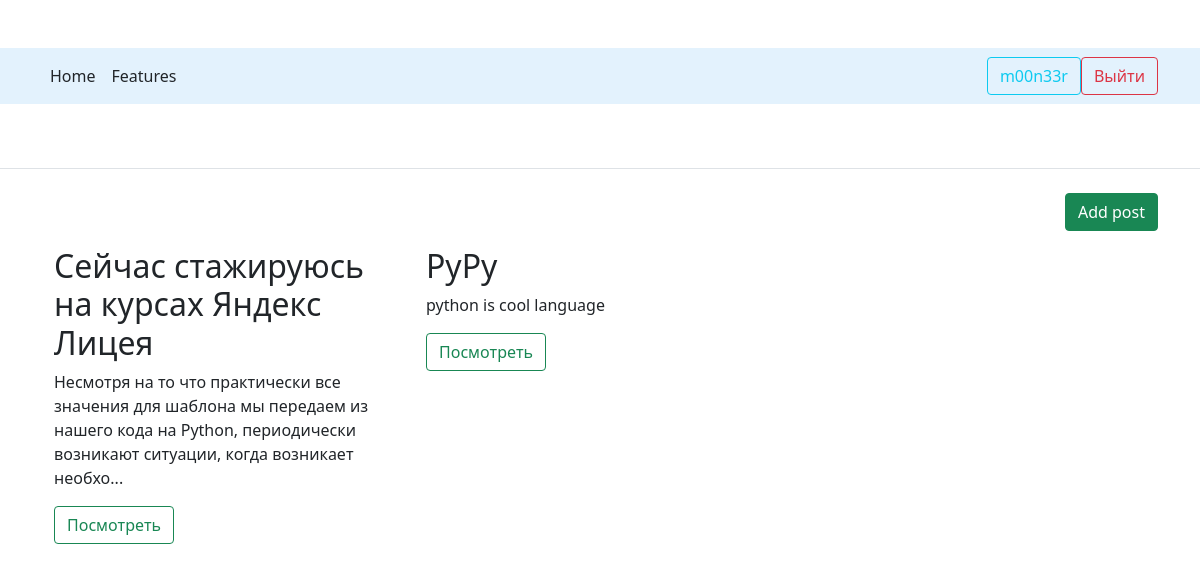
Screenshot of /home (signed in) with the database file from the repository.
### data/__all_models.py (models this page shows, shortened)
class User(SqlAlchemyBase, UserMixin):
    __tablename__ = 'users'
    id = sqlalchemy.Column(sqlalchemy.Integer, primary_key=True, autoincrement=True)
    name = sqlalchemy.Column(sqlalchemy.String, nullable=True)
    age = sqlalchemy.Column(sqlalchemy.Integer, nullable=True)
    email = sqlalchemy.Column(sqlalchemy.String, index=True, unique=True, nullable=True)
    hashed_password = sqlalchemy.Column(sqlalchemy.String, nullable=True)
    bio = sqlalchemy.Column(sqlalchemy.String, nullable=True)
    signed_date = sqlalchemy.Column(sqlalchemy.DateTime, default=datetime.datetime.now)

class News(SqlAlchemyBase):
    __tablename__ = 'news'
    id = sqlalchemy.Column(sqlalchemy.Integer,
                           primary_key=True, autoincrement=True)
    title = sqlalchemy.Column(sqlalchemy.String, nullable=True)
    content = sqlalchemy.Column(sqlalchemy.String, nullable=True)
    created_date = sqlalchemy.Column(sqlalchemy.DateTime,
                                     default=datetime.datetime.now)
    is_private = sqlalchemy.Column(sqlalchemy.Boolean, default=False)
    user_id = sqlalchemy.Column(sqlalchemy.Integer,
                                sqlalchemy.ForeignKey("users.id"))
    user = orm.relation('User')

### main.py (the view)
@app.route('/')
@app.route('/home')
def home():
    session = db_session.create_session()
    news = session.query(News).filter(News.is_private != True)
    return render_template('home.html', title='ShareNews.com', news=news)

### data/db_session.py (called while the page is built)
def create_session() -> Session:
    global __factory
    return __factory()

### main.py (called while the page is built)
@login_manager.user_loader
def load_user(user_id):
    session = db_session.create_session()
    return session.query(User).get(user_id)

### templates/home.html (shortened to what this page needs)
{% extends "base.html" %}
{% block content %}
<link href="/static/css/features.css" rel="stylesheet">
<ul class="nav justify-content-end">
    <a class="btn btn-success " href="/newpost">Add post</a>
</ul>
<div class="container">
    <div class="row">
        {% for new in news %}
        <div class="col-md-4">
            <h2>{{new.title}}</h2>
            {% if new.content|length > 150 %}
            <p class="card-text">{{new.content[:149]}}...</p>
            {% else %}
            <p class="card-text">{{new.content}}</p>
            {% endif %}
            <a href="/new/{{new.id}}" class="btn btn-outline-success">Посмотреть</a>
        </div>
        {% endfor %}
    </div>
</div>
{% endblock %}

### templates/base.html (shortened to what this page needs)
<!DOCTYPE html>
<html lang="en">
<head>
    <link href="https://cdn.jsdelivr.net/npm/bootstrap@5.0.0-beta3/dist/css/bootstrap.min.css" rel="stylesheet"
>
    <link rel="stylesheet" type="text/css" href="/static/css/base.css"/>
</head>
<body>
<nav class="navbar navbar-light" style="background-color: #e3f2fd;">
    <div class="container d-flex flex-wrap">
        <ul class="nav me-auto">
            <li class="nav-item"><a href="/home" class="nav-link link-dark px-2 active">Home</a></li>
            <li class="nav-item"><a href="/features" class="nav-link link-dark px-2">Features</a></li>
        </ul>
        <ul class="nav">
            {% if current_user.is_authenticated %}
            <a type="button" href="\bio" class="btn btn-outline-info">{{current_user.name}}</a>
            <a type="button" href="\logout" class="btn btn-outline-danger">Выйти</a>
            {% else %}
            <p>
                <a class="btn btn-primary " href="/register">Зарегистрироваться</a>
                <a class="btn btn-success" href="/login">Войти</a>
            </p>
            {% endif %}
        </ul>
    </div>
</nav>
<header class="py-3 mb-4 border-bottom">
    <div class="container d-flex flex-wrap justify-content-center">
        <a href="/home" class="d-flex align-items-center mb-3 mb-md-0 me-md-auto text-dark text-decoration-none">
            <svg class="bi me-2" width="40" height="32">
                <use xlink:href="#bootstrap"/>
            </svg>
        </a>
    </div>
</header>
<main role="main" class="container">
    {% block content %}{% endblock %}
</main>
</body>
</html>

### static/css/base.css (style rules this page uses)
.bi { vertical-align: -.125em; fill: currentColor; }
body { margin-top: 3rem; }

### static/css/features.css (style rules this page uses)
.bi { vertical-align: -.125em; fill: currentColor; }

### rows the page displays
User: name "m00n33r"
News: title "Сейчас стажируюсь на курсах Яндекс Лицея", content "Несмотря на то что практически все значения для шаблона мы передаем из нашего кода на Python, периодически возникают ситуации, когда возникает необхо"
News: title "PyPy", content "python is cool language"
